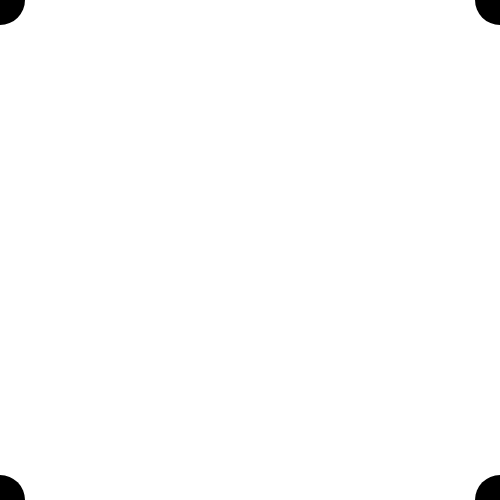
Frame 1 (no input)
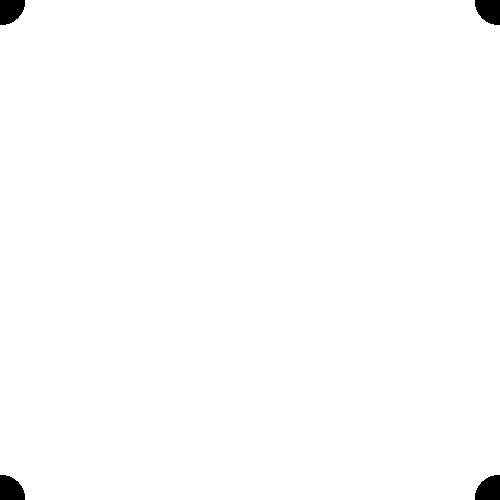
Frame 60 (no input)
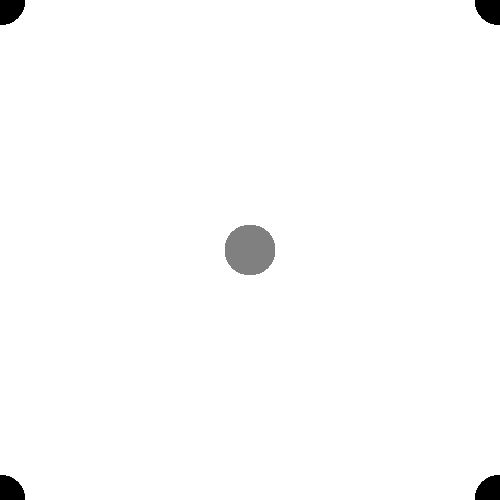
Frame 120 (the mouse pressed at the canvas centre since frame 60)

The p5.js sketch that drew these frames (run headless with seeded random() and noise() and a simulated clock; from frame 60 on, the mouse is pressed at the canvas centre):

// p5.js sketch
// ── sketch.js
function setup(){
    createCanvas(500,500);

    noStroke();
    // noFill();
    fill(255, 0, 0);
    // strokeWeight(20);
    // fill("#00ffff");
    // stroke("#0af0f0");
}

function draw(){
    // background(0, 0, 0, 1);
    fill(mouseX/500 * 255);
    ellipse(mouseX, mouseY, 50, 50);
    ellipse(500-mouseX, mouseY, 50, 50);
    ellipse(mouseX, 500-mouseY, 50, 50);
    ellipse(500-mouseX, 500-mouseY, 50, 50);
}
